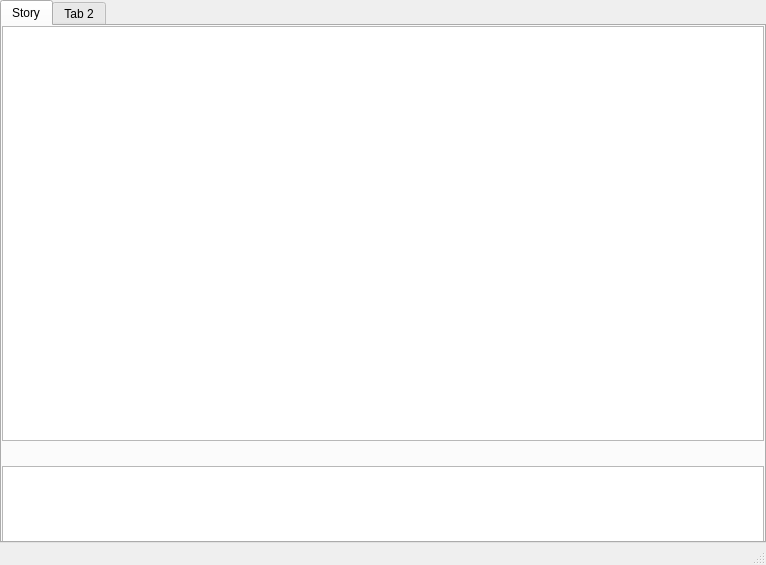
<?xml version="1.0" encoding="UTF-8"?>
<ui version="4.0">
 <class>MainWindow</class>
 <widget class="QMainWindow" name="MainWindow">
  <property name="geometry">
   <rect>
    <x>0</x>
    <y>0</y>
    <width>766</width>
    <height>565</height>
   </rect>
  </property>
  <property name="windowTitle">
   <string>MainWindow</string>
  </property>
  <widget class="QWidget" name="centralwidget">
   <property name="autoFillBackground">
    <bool>false</bool>
   </property>
   <layout class="QGridLayout" name="gridLayout">
    <property name="margin">
     <number>0</number>
    </property>
    <item row="0" column="0">
     <widget class="QTabWidget" name="ModeSwitcher">
      <property name="sizePolicy">
       <sizepolicy hsizetype="Expanding" vsizetype="Expanding">
        <horstretch>0</horstretch>
        <verstretch>0</verstretch>
       </sizepolicy>
      </property>
      <property name="currentIndex">
       <number>0</number>
      </property>
      <widget class="QWidget" name="StoryMode">
       <property name="sizePolicy">
        <sizepolicy hsizetype="Expanding" vsizetype="Expanding">
         <horstretch>0</horstretch>
         <verstretch>0</verstretch>
        </sizepolicy>
       </property>
       <attribute name="title">
        <string>Story</string>
       </attribute>
       <layout class="QVBoxLayout" name="verticalLayout">
        <property name="spacing">
         <number>0</number>
        </property>
        <property name="margin">
         <number>0</number>
        </property>
        <item>
         <widget class="QTextBrowser" name="StoryMode_Text"/>
        </item>
        <item>
         <widget class="QPlainTextEdit" name="StoryMode_Input">
          <property name="sizePolicy">
           <sizepolicy hsizetype="Expanding" vsizetype="Maximum">
            <horstretch>0</horstretch>
            <verstretch>0</verstretch>
           </sizepolicy>
          </property>
          <property name="minimumSize">
           <size>
            <width>0</width>
            <height>100</height>
           </size>
          </property>
          <property name="maximumSize">
           <size>
            <width>16777215</width>
            <height>50</height>
           </size>
          </property>
          <property name="contextMenuPolicy">
           <enum>Qt::NoContextMenu</enum>
          </property>
          <property name="acceptDrops">
           <bool>false</bool>
          </property>
          <property name="undoRedoEnabled">
           <bool>false</bool>
          </property>
          <property name="textInteractionFlags">
           <set>Qt::TextEditable</set>
          </property>
         </widget>
        </item>
       </layout>
      </widget>
      <widget class="QWidget" name="tab_2">
       <attribute name="title">
        <string>Tab 2</string>
       </attribute>
      </widget>
     </widget>
    </item>
   </layout>
  </widget>
  <widget class="QMenuBar" name="menubar">
   <property name="geometry">
    <rect>
     <x>0</x>
     <y>0</y>
     <width>766</width>
     <height>23</height>
    </rect>
   </property>
  </widget>
  <widget class="QStatusBar" name="statusbar"/>
 </widget>
 <resources/>
 <connections/>
</ui>
